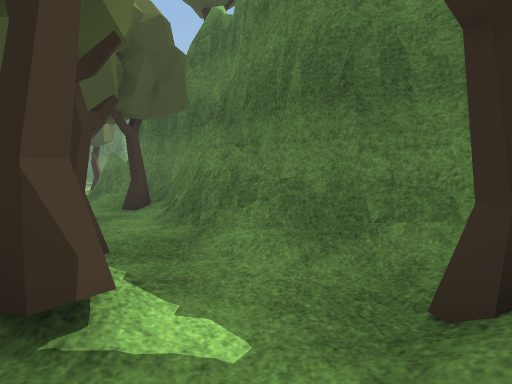
View 1 (above)

23 first-person views from a walk through a 3-D level made in the Unity game engine. The camera is 1.2 m above the floor, tilts 4° down and sees 75° across. The floor is counted in squares, 1 m on a side. Each view is taken from the middle of a square. On the plan, view 1 faces up. The plan holds only what a view shows up to about 14 squares ahead; the rest is blank. The place goes on beyond the plan. Some animated figures are left out. Some surface patterns are stand-ins.

View 2
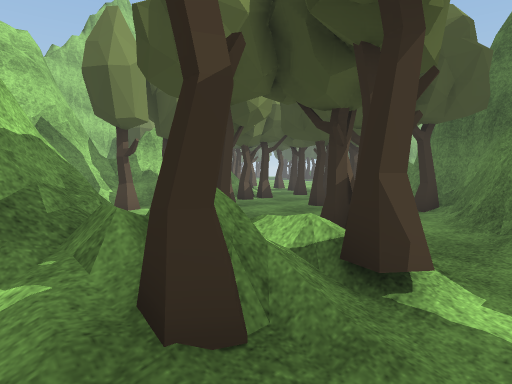

View 3
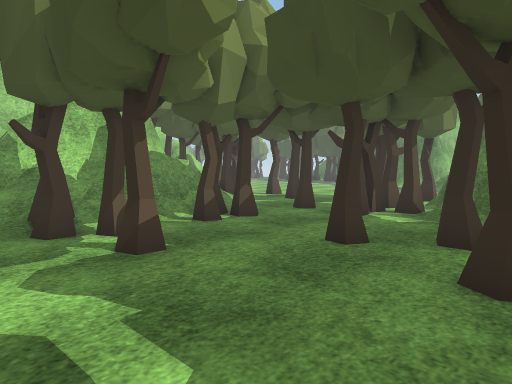

View 4
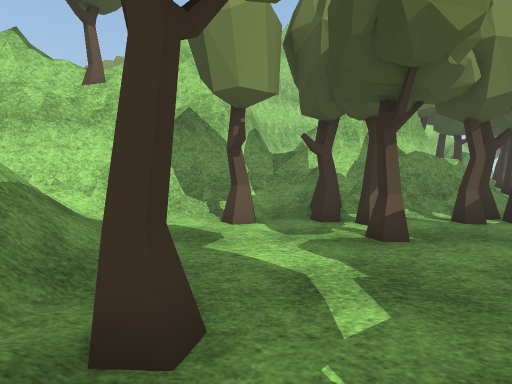

View 5
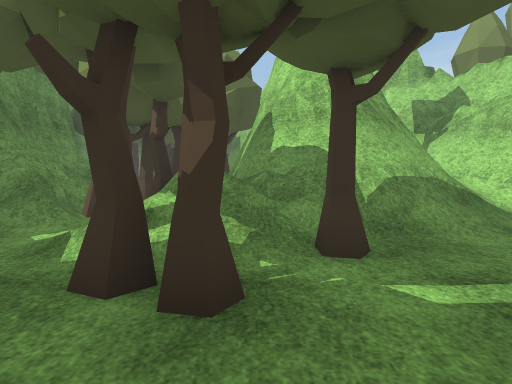

View 6
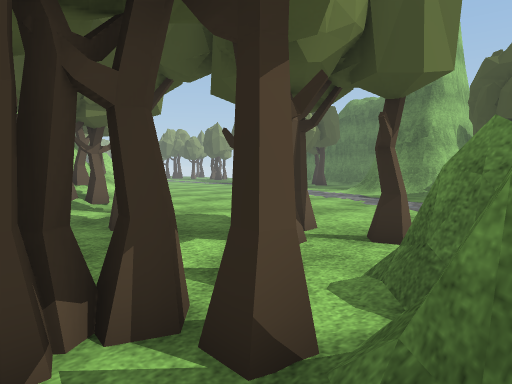

View 7
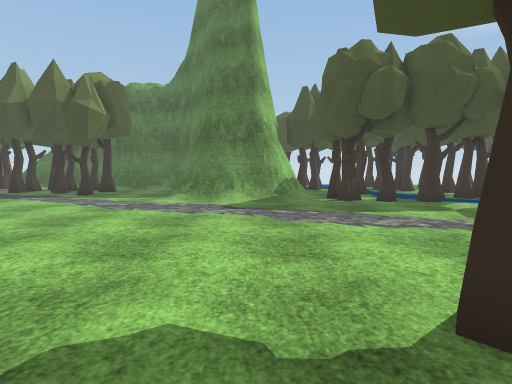

View 8
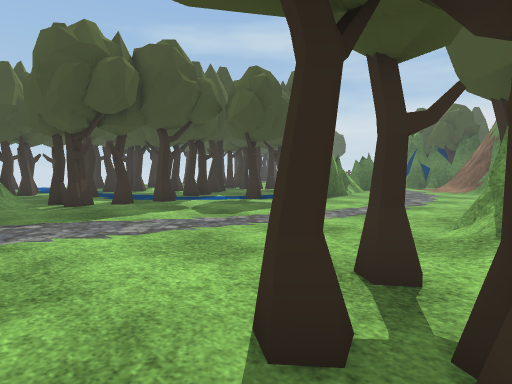

View 9
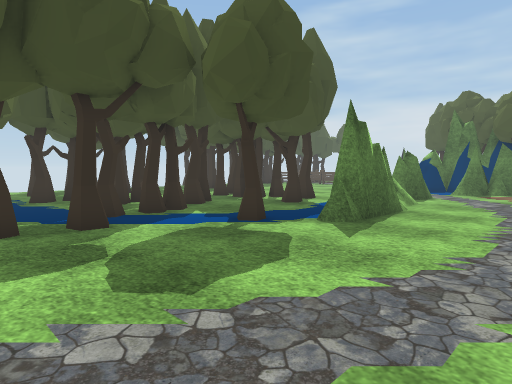

View 10
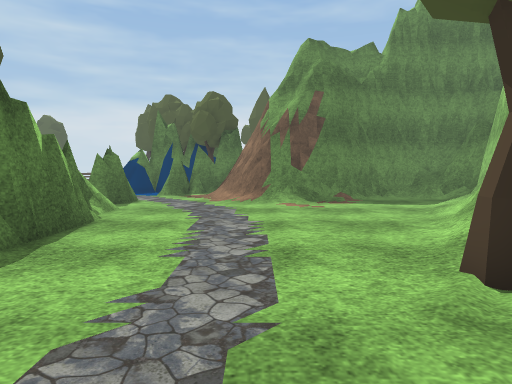

View 11
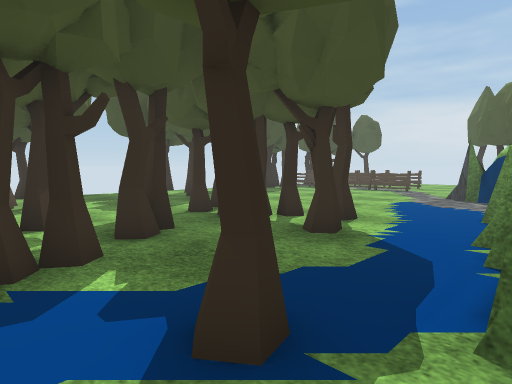

View 12
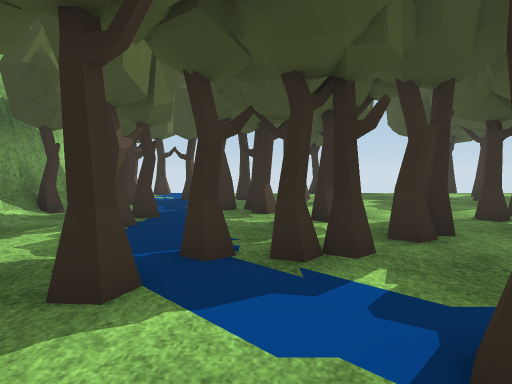

View 13
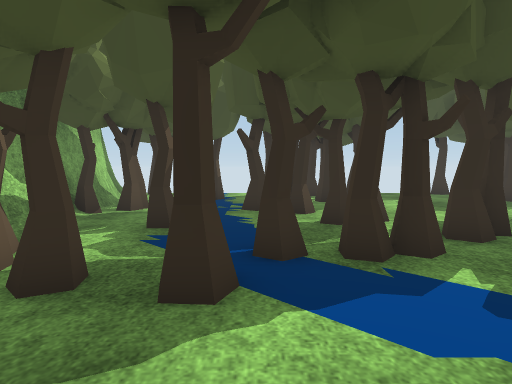

View 14
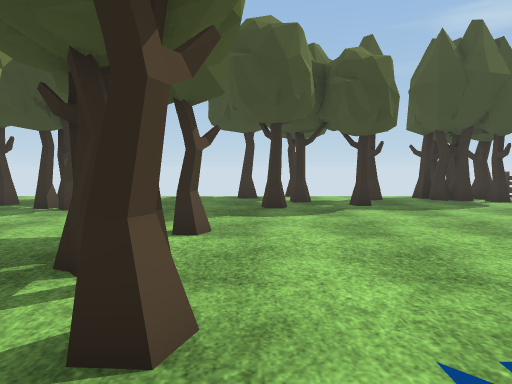

View 15
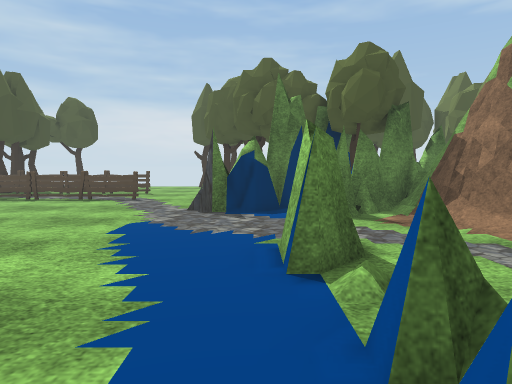

View 16
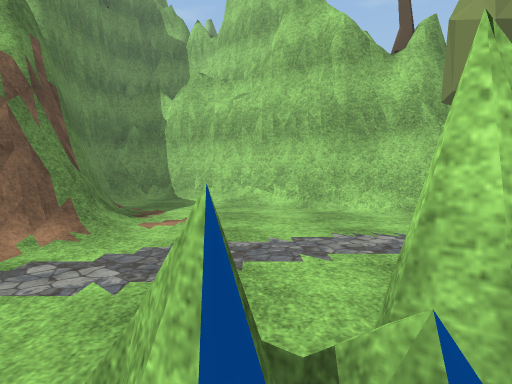

View 17
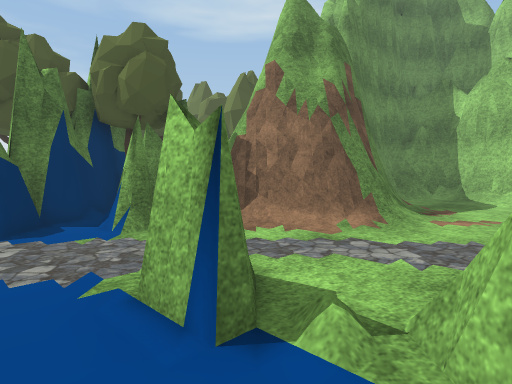

View 18
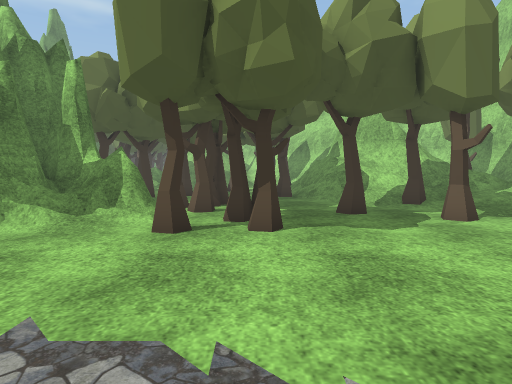

View 19
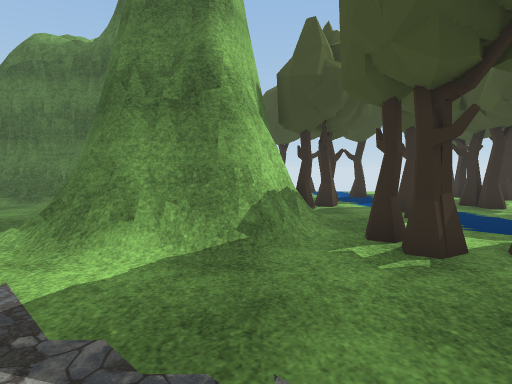

View 20
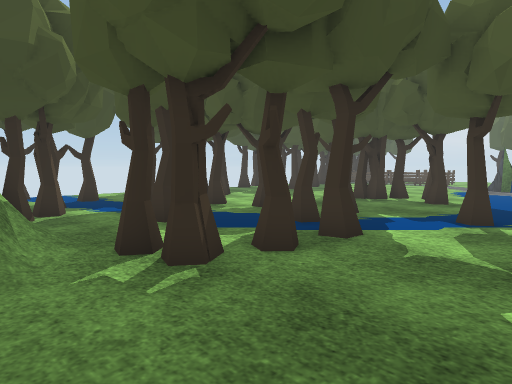

View 21
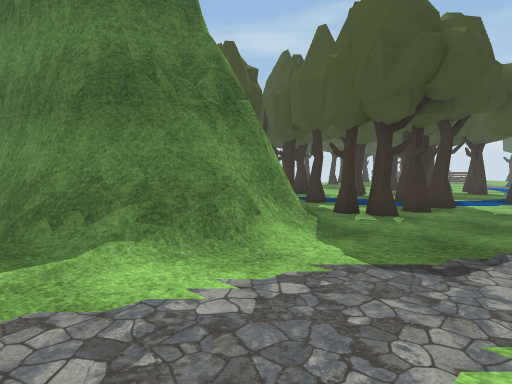

View 22
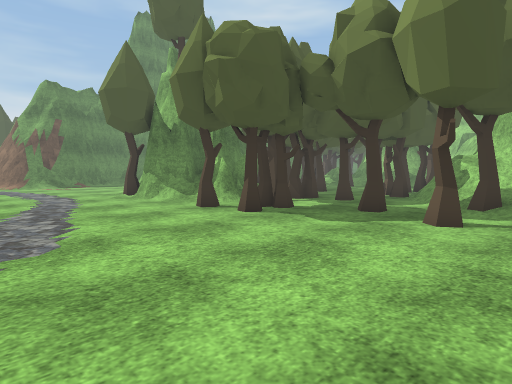

View 23
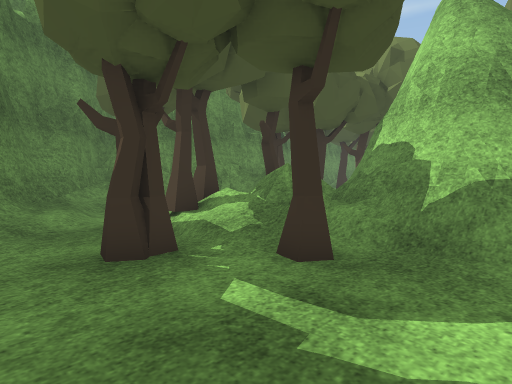

### Floor plan
Key: @ floor where view 1 was taken; # wall or solid block; . main floor; : floor 0.25 m higher than the main floor; / step, stairs or slope; = window, fence, low wall or low ledge; T tree; O other object.
Columns run from 17 left of view 1 to 13 right of it. Each row starts with its distance up from view 1.
 38       #  ...      .....T.....TT
 37       #= .T. T.T .......T.....
 36       #= ......TT.....T.......
 35       ## T.....................
 34  #    ##T...TT.................
 33 .##   #T..T..T.................
 32 .##   ##..T....T...TT..........
 31 .=#   ##..T...T....T...........
 30 ..#####=........T..TT..........
 29  .O####/T...TTT.....T..........
 28 .../=//.TT........TTT.......=..
 27 ..........TT................#
 26 ...............T............##
 25 ..................##=.##.....#
 24 ................####==....=#.##
 23 ...........................###
 22 .........................///##
 21 ......................../=###
 20 ......................./###
 19 ......................./##
 18  ........T..==........./##
 17  ......T.T./=#T#/.......##
 16 T.T....T..#=#####=/......#
 15 /...T....T####  ###//....##
 14 //.......TT##     ###/.../#
 13 :/T/...TTT.###      ##//./#
 12 =////..T.T../##      ###/=#
 11 ##//=......./:##       ####
 10  ###=#TT.../TT##
  9   ##==.T..T....##
  8    ##=......T..###
  7    #=O.T......./###
  6    ##TT.T......./###
  5    ##:T......TTT.//##
  4     = TT..........//##
  3     #=......T//T/..//#
  2     ##/..///////T./T #
  1      # ///#==/=#////##
  0      ##//=###=#T/@/###
 -1      ##==#####=/ //##
 -2       ##=#   ##TTT/#
 -3       ##     ##TTTT#
 -4        #           #

Positions as (right, up) in squares from view 1, and headings:
1: (0, 0), facing up
2: (0, -1), facing up-left
3: (-4, 4), facing up-left
4: (-3, 4), facing left
5: (-4, 8), facing down
6: (-6, 12), facing up-left
7: (-12, 15), facing up
8: (-12, 16), facing up-right
9: (-8, 20), facing up-right
10: (-6, 20), facing right
11: (-4, 24), facing up-right
12: (-4, 24), facing up
13: (-5, 24), facing up
14: (4, 26), facing up
15: (1, 26), facing right
16: (3, 26), facing down
17: (3, 27), facing down-right
18: (-10, 24), facing down
19: (-11, 23), facing up
20: (-11, 24), facing up-right
21: (-17, 24), facing up-right
22: (-17, 24), facing down-right
23: (-8, 7), facing down-right
